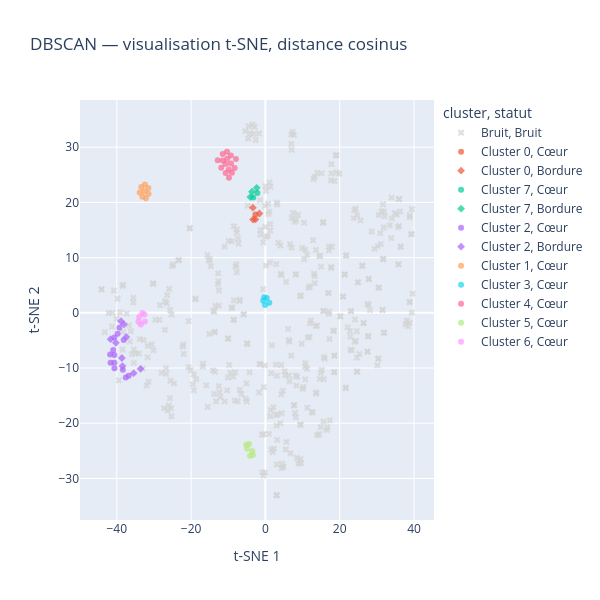

Notebook source saved alongside this figure:
### Code cell
tsne = TSNE(
    n_components=2,
    metric="cosine",
    perplexity=30,
    init="random",
    learning_rate="auto",
    random_state=42
)

coord_tsne = tsne.fit_transform(matrice_tfidf.toarray())

visu_tsne = visualisation.copy()
visu_tsne["t-SNE 1"] = coord_tsne[:, 0]
visu_tsne["t-SNE 2"] = coord_tsne[:, 1]

fig = px.scatter(
    visu_tsne,
    x="t-SNE 1",
    y="t-SNE 2",
    color="cluster",
    symbol="statut",
    symbol_map={"Cœur": "circle", "Bordure": "diamond", "Bruit": "x"},
    color_discrete_map={"Bruit": "lightgray"},
    hover_data=["id", "statut"],
    opacity=0.7,
    title="DBSCAN — visualisation t-SNE, distance cosinus",
    height=600,
    width=600
)

fig.show()

### Figure 1 — Plotly figure (JSON) as saved in the notebook; plotly's stock layout.template omitted (floating-point values rounded to 4 significant figures; data arrays with more than 128 entries replaced by an {"elided": "..."} marker saying what was removed)
{"data": [{"customdata": {"elided": "428x2 mixed values"}, "hovertemplate": "cluster=Bruit<br>statut=%{customdata[1]}<br>t-SNE 1=%{x}<br>t-SNE 2=%{y}<br>id=%{customdata[0]}<extra></extra>", "legendgroup": "Bruit, Bruit", "marker": {"color": "lightgray", "opacity": 0.7, "symbol": "x"}, "mode": "markers", "name": "Bruit, Bruit", "orientation": "v", "showlegend": true, "type": "scatter", "x": {"elided": "428 float values"}, "xaxis": "x", "y": {"elided": "428 float values"}, "yaxis": "y"}, {"customdata": [[22, "Cœur"]], "hovertemplate": "cluster=Cluster 0<br>statut=%{customdata[1]}<br>t-SNE 1=%{x}<br>t-SNE 2=%{y}<br>id=%{customdata[0]}<extra></extra>", "legendgroup": "Cluster 0, Cœur", "marker": {"color": "#EF553B", "opacity": 0.7, "symbol": "circle"}, "mode": "markers", "name": "Cluster 0, Cœur", "orientation": "v", "showlegend": true, "type": "scatter", "x": [-2.688], "xaxis": "x", "y": [17.8], "yaxis": "y"}, {"customdata": [[23, "Bordure"], [359, "Bordure"], [360, "Bordure"], [497, "Bordure"]], "hovertemplate": "cluster=Cluster 0<br>statut=%{customdata[1]}<br>t-SNE 1=%{x}<br>t-SNE 2=%{y}<br>id=%{customdata[0]}<extra></extra>", "legendgroup": "Cluster 0, Bordure", "marker": {"color": "#EF553B", "opacity": 0.7, "symbol": "diamond"}, "mode": "markers", "name": "Cluster 0, Bordure", "orientation": "v", "showlegend": true, "type": "scatter", "x": [-1.604, -3.31, -2.698, -3.382], "xaxis": "x", "y": [18.0, 16.91, 16.91, 19.04], "yaxis": "y"}, {"customdata": [[440, "Cœur"], [441, "Cœur"]], "hovertemplate": "cluster=Cluster 7<br>statut=%{customdata[1]}<br>t-SNE 1=%{x}<br>t-SNE 2=%{y}<br>id=%{customdata[0]}<extra></extra>", "legendgroup": "Cluster 7, Cœur", "marker": {"color": "#00cc96", "opacity": 0.7, "symbol": "circle"}, "mode": "markers", "name": "Cluster 7, Cœur", "orientation": "v", "showlegend": true, "type": "scatter", "x": [-2.163, -3.272], "xaxis": "x", "y": [21.68, 20.89], "yaxis": "y"}, {"customdata": [[24, "Bordure"], [442, "Bordure"], [443, "Bordure"]], "hovertemplate": "cluster=Cluster 7<br>statut=%{customdata[1]}<br>t-SNE 1=%{x}<br>t-SNE 2=%{y}<br>id=%{customdata[0]}<extra></extra>", "legendgroup": "Cluster 7, Bordure", "marker": {"color": "#00cc96", "opacity": 0.7, "symbol": "diamond"}, "mode": "markers", "name": "Cluster 7, Bordure", "orientation": "v", "showlegend": true, "type": "scatter", "x": [-3.613, -2.34, -4.059], "xaxis": "x", "y": [21.93, 22.64, 20.97], "yaxis": "y"}, {"customdata": [[58, "Cœur"], [63, "Cœur"], [64, "Cœur"], [65, "Cœur"], [72, "Cœur"], [98, "Cœur"], [138, "Cœur"], [322, "Cœur"], [334, "Cœur"], [432, "Cœur"], [433, "Cœur"], [470, "Cœur"], [491, "Cœur"]], "hovertemplate": "cluster=Cluster 2<br>statut=%{customdata[1]}<br>t-SNE 1=%{x}<br>t-SNE 2=%{y}<br>id=%{customdata[0]}<extra></extra>", "legendgroup": "Cluster 2, Cœur", "marker": {"color": "#ab63fa", "opacity": 0.7, "symbol": "circle"}, "mode": "markers", "name": "Cluster 2, Cœur", "orientation": "v", "showlegend": true, "type": "scatter", "x": [-40.96, -41.79, -40.65, -41.67, -37.59, -39.77, -40.66, -38.15, -36.79, -40.64, -40.65, -38.37, -39.3], "xaxis": "x", "y": [-6.744, -7.566, -7.655, -9.049, -11.73, -3.765, -4.481, -4.913, -11.39, -10.02, -9.032, -10.3, -2.691], "yaxis": "y"}, {"customdata": [[36, "Bordure"], [116, "Bordure"], [124, "Bordure"], [335, "Bordure"], [336, "Bordure"], [347, "Bordure"], [471, "Bordure"], [476, "Bordure"], [493, "Bordure"]], "hovertemplate": "cluster=Cluster 2<br>statut=%{customdata[1]}<br>t-SNE 1=%{x}<br>t-SNE 2=%{y}<br>id=%{customdata[0]}<extra></extra>", "legendgroup": "Cluster 2, Bordure", "marker": {"color": "#ab63fa", "opacity": 0.7, "symbol": "diamond"}, "mode": "markers", "name": "Cluster 2, Bordure", "orientation": "v", "showlegend": true, "type": "scatter", "x": [-37.44, -38.86, -38.06, -33.61, -35.46, -41.67, -38.46, -38.64, -40.24], "xaxis": "x", "y": [-4.354, -1.515, -2.1, -10.14, -10.93, -4.776, -9.638, -8.177, -5.439], "yaxis": "y"}, {"customdata": [[48, "Cœur"], [69, "Cœur"], [238, "Cœur"], [319, "Cœur"], [332, "Cœur"], [371, "Cœur"], [396, "Cœur"], [490, "Cœur"]], "hovertemplate": "cluster=Cluster 1<br>statut=%{customdata[1]}<br>t-SNE 1=%{x}<br>t-SNE 2=%{y}<br>id=%{customdata[0]}<extra></extra>", "legendgroup": "Cluster 1, Cœur", "marker": {"color": "#FFA15A", "opacity": 0.7, "symbol": "circle"}, "mode": "markers", "name": "Cluster 1, Cœur", "orientation": "v", "showlegend": true, "type": "scatter", "x": [-32.15, -33.12, -31.46, -31.49, -33.84, -33.41, -32.42, -32.53], "xaxis": "x", "y": [20.77, 21.04, 21.57, 22.62, 21.78, 22.77, 23.26, 22.03], "yaxis": "y"}, {"customdata": [[75, "Cœur"], [77, "Cœur"], [195, "Cœur"], [226, "Cœur"], [361, "Cœur"]], "hovertemplate": "cluster=Cluster 3<br>statut=%{customdata[1]}<br>t-SNE 1=%{x}<br>t-SNE 2=%{y}<br>id=%{customdata[0]}<extra></extra>", "legendgroup": "Cluster 3, Cœur", "marker": {"color": "#19d3f3", "opacity": 0.7, "symbol": "circle"}, "mode": "markers", "name": "Cluster 3, Cœur", "orientation": "v", "showlegend": true, "type": "scatter", "x": [0.3529, -0.3179, 1.038, -0.09591, -0.5988], "xaxis": "x", "y": [2.71, 2.823, 1.81, 1.436, 2.211], "yaxis": "y"}, {"customdata": [[87, "Cœur"], [88, "Cœur"], [89, "Cœur"], [90, "Cœur"], [200, "Cœur"], [201, "Cœur"], [202, "Cœur"], [203, "Cœur"], [260, "Cœur"], [265, "Cœur"], [266, "Cœur"], [269, "Cœur"], [270, "Cœur"], [406, "Cœur"], [407, "Cœur"]], "hovertemplate": "cluster=Cluster 4<br>statut=%{customdata[1]}<br>t-SNE 1=%{x}<br>t-SNE 2=%{y}<br>id=%{customdata[0]}<extra></extra>", "legendgroup": "Cluster 4, Cœur", "marker": {"color": "#FF6692", "opacity": 0.7, "symbol": "circle"}, "mode": "markers", "name": "Cluster 4, Cœur", "orientation": "v", "showlegend": true, "type": "scatter", "x": [-9.262, -8.293, -11.49, -10.73, -10.71, -9.815, -9.299, -12.84, -9.021, -9.868, -10.28, -11.88, -7.931, -10.34, -11.49], "xaxis": "x", "y": [27.03, 26.25, 27.57, 26.97, 25.31, 24.47, 28.51, 27.64, 25.38, 25.98, 27.92, 26.26, 27.84, 29.15, 28.76], "yaxis": "y"}, {"customdata": [[108, "Cœur"], [109, "Cœur"], [110, "Cœur"], [390, "Cœur"], [391, "Cœur"], [392, "Cœur"]], "hovertemplate": "cluster=Cluster 5<br>statut=%{customdata[1]}<br>t-SNE 1=%{x}<br>t-SNE 2=%{y}<br>id=%{customdata[0]}<extra></extra>", "legendgroup": "Cluster 5, Cœur", "marker": {"color": "#B6E880", "opacity": 0.7, "symbol": "circle"}, "mode": "markers", "name": "Cluster 5, Cœur", "orientation": "v", "showlegend": true, "type": "scatter", "x": [-3.528, -4.185, -5.177, -3.381, -4.398, -4.956], "xaxis": "x", "y": [-25.02, -25.87, -23.9, -25.77, -23.74, -24.61], "yaxis": "y"}, {"customdata": [[167, "Cœur"], [169, "Cœur"], [185, "Cœur"], [237, "Cœur"], [289, "Cœur"], [315, "Cœur"]], "hovertemplate": "cluster=Cluster 6<br>statut=%{customdata[1]}<br>t-SNE 1=%{x}<br>t-SNE 2=%{y}<br>id=%{customdata[0]}<extra></extra>", "legendgroup": "Cluster 6, Cœur", "marker": {"color": "#FF97FF", "opacity": 0.7, "symbol": "circle"}, "mode": "markers", "name": "Cluster 6, Cœur", "orientation": "v", "showlegend": true, "type": "scatter", "x": [-32.56, -32.45, -33.51, -34.17, -33.97, -33.15], "xaxis": "x", "y": [-0.3201, -1.56, -2.107, -1.594, -0.7442, -0.01728], "yaxis": "y"}], "layout": {"height": 600, "legend": {"title": {"text": "cluster, statut"}, "tracegroupgap": 0}, "title": {"text": "DBSCAN — visualisation t-SNE, distance cosinus"}, "width": 600, "xaxis": {"anchor": "y", "domain": [0, 1], "title": {"text": "t-SNE 1"}}, "yaxis": {"anchor": "x", "domain": [0, 1], "title": {"text": "t-SNE 2"}}}}
